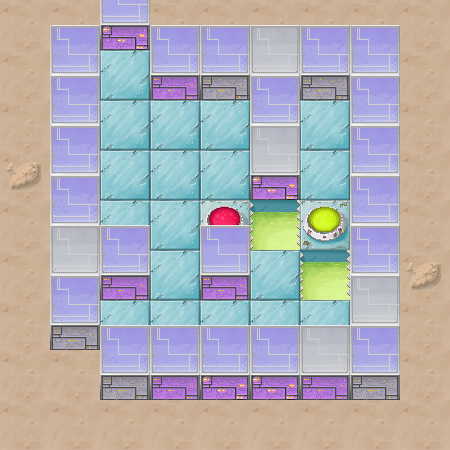

Tiled map render using the project's own tile images. Description and the map definition, with tile-layer contents summarised, below:
An orthogonal 9x9 tile map with 50x50 px tiles, 3 tile layers (collision, floor, wall), 6 tilesets and 7 objects (2x generator, 2x trap, finish, player, moving_block).

<map version="1.0" orientation="orthogonal" width="9" height="9" tilewidth="50" tileheight="50">
 <tileset firstgid="1" name="floor" tilewidth="50" tileheight="50">
  <image source="../img/floor.png" width="250" height="150" />
 </tileset>
 <tileset firstgid="16" name="walls" tilewidth="50" tileheight="75">
  <image source="../img/walls.png" width="200" height="75" />
 </tileset>
 <tileset firstgid="20" name="collision" tilewidth="50" tileheight="50">
  <image source="../img/collision.png" width="100" height="50" />
  <tile id="0">
   <properties>
    <property name="type" value="solid" />
   </properties>
  </tile>
  <tile id="1">
   <properties>
    <property name="type" value="solid" />
    <property name="water" value="true" />
   </properties>
  </tile>
 </tileset>
 <tileset firstgid="22" name="moving_block" tilewidth="50" tileheight="75">
  <image source="../img/moving_block.png" width="50" height="75" />
 </tileset>
 <tileset firstgid="23" name="generator" tilewidth="50" tileheight="75">
  <image source="../img/generator.png" width="100" height="75" />
 </tileset>
 <tileset firstgid="25" name="trap" tilewidth="50" tileheight="50">
  <image source="../img/trap.png" width="50" height="100" />
 </tileset>
 <layer name="collision" width="9" height="9">
  <data>[81 cells, 29 non-empty, 3 distinct tile ids]</data>
 </layer>
 <layer name="floor" width="9" height="9">
  <data>[81 cells, 71 non-empty, 9 distinct tile ids]</data>
 </layer>
 <objectgroup name="objects" width="9" height="9">
  <object name="finish" x="300" y="200" width="50" height="50" />
  <object name="player" x="200" y="175" width="50" height="75" />
  <object name="generator" x="100" y="25" width="50" height="75">
   <properties>
    <property name="activate" value="id1" />
   </properties>
  </object>
  <object name="generator" x="100" y="275" width="50" height="75">
   <properties>
    <property name="activate" value="id2" />
   </properties>
  </object>
  <object name="moving_block" x="150" y="125" width="50" height="75">
   <properties>
    <property name="direction" value="down" />
    <property name="id" value="id1" />
    <property name="offset" value="1" />
   </properties>
  </object>
  <object name="trap" x="250" y="200" width="50" height="50">
   <properties>
    <property name="id" value="id1" />
   </properties>
  </object>
  <object name="trap" x="300" y="250" width="50" height="50">
   <properties>
    <property name="id" value="id2" />
   </properties>
  </object>
 </objectgroup>
 <layer name="wall" width="9" height="9">
  <data>[81 cells, 27 non-empty, 4 distinct tile ids]</data>
 </layer>
</map>
